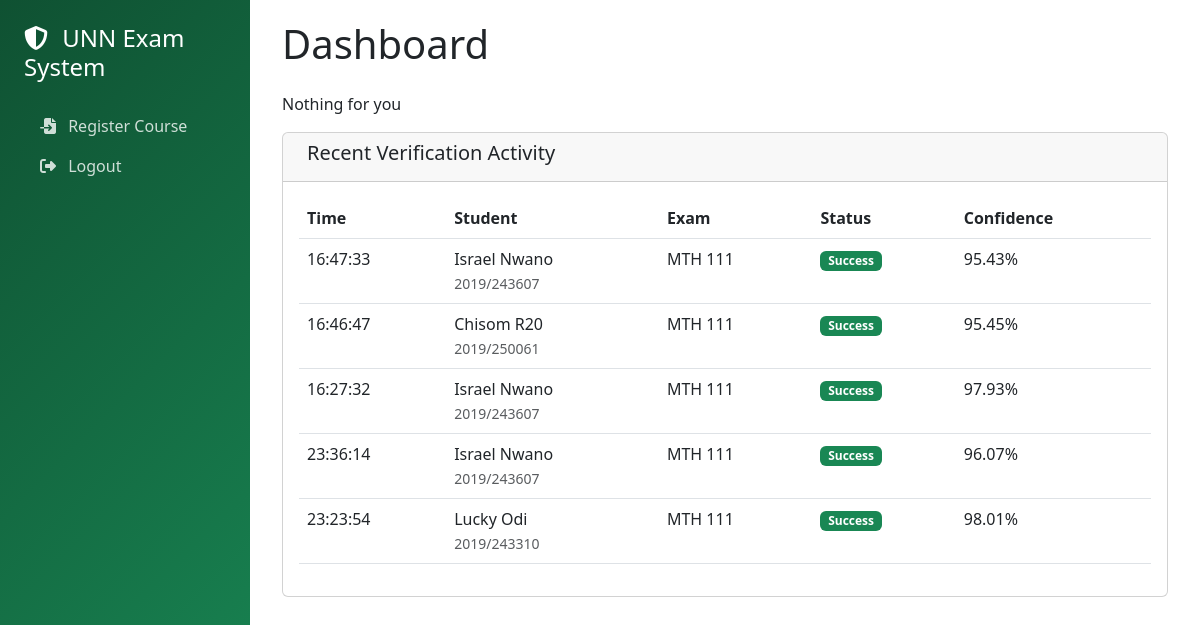
Page /dashboard on the earlier database version.
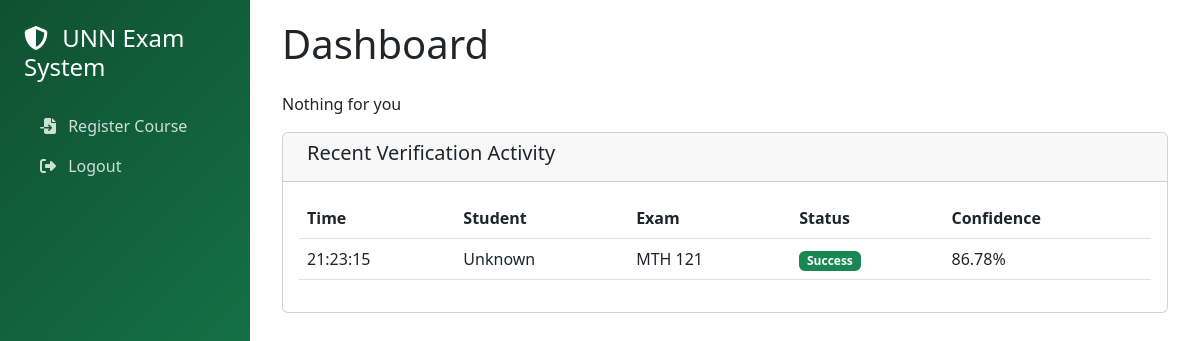
Same page on the later database version.
### app.py (models this page shows, shortened)
class VerificationAttempt(db.Model):
    __tablename__ = "verification_attempts"
    id: Mapped[int] = mapped_column(Integer, primary_key=True)
    exam_id: Mapped[int] = mapped_column(ForeignKey("exams.id", ondelete="CASCADE"), nullable=False, index=True)
    student_id: Mapped[Optional[int]] = mapped_column(ForeignKey("students.id", ondelete="SET NULL"), nullable=True,
                                                      index=True)
    template_matched: Mapped[Optional[int]] = mapped_column(ForeignKey("voiceprint_templates.id", ondelete="SET NULL"),
                                                            index=True)
    verification_timestamp: Mapped[datetime] = mapped_column(DateTime, default=lambda: datetime.now(timezone.utc),
                                                             index=True)
    verification_status: Mapped[str] = mapped_column(String(20), nullable=False)
    confidence_score: Mapped[Optional[Decimal]] = mapped_column(Numeric(5, 2))
    attempt_number: Mapped[int] = mapped_column(Integer, default=1)
    error_message: Mapped[Optional[str]] = mapped_column(Text)
    exam = relationship("Exam", back_populates="verifications")
    student = relationship("Student", back_populates="verification_attempts")
    matched_template = relationship("VoiceprintTemplate", back_populates="verification_attempts")

class Student(UserMixin, db.Model):
    __tablename__ = "students"
    id: Mapped[int] = mapped_column(Integer, primary_key=True)
    registration_number: Mapped[str] = mapped_column(String(20), unique=True, nullable=False, index=True)
    first_name: Mapped[str] = mapped_column(String(100), nullable=False)
    last_name: Mapped[str] = mapped_column(String(100), nullable=False)
    email: Mapped[Optional[str]] = mapped_column(String(255))
    department: Mapped[Optional[str]] = mapped_column(String(100))
    password: Mapped[str] = mapped_column(String(255), nullable=False)
    role: Mapped[str] = mapped_column(String(20), default="operator")
    is_active: Mapped[bool] = mapped_column(Boolean, default=True)
    created_at: Mapped[datetime] = mapped_column(DateTime, default=lambda: datetime.now(timezone.utc))
    last_login: Mapped[Optional[datetime]] = mapped_column(DateTime)
    voiceprints: Mapped[List["VoiceprintTemplate"]] = relationship(
        back_populates="student",
        lazy="selectin",
        cascade="all, delete-orphan"
    )
    registrations: Mapped[List["ExamRegistration"]] = relationship(
        back_populates="student",
        lazy="selectin",
        cascade="all, delete-orphan"
    )
    verification_attempts: Mapped[List["VerificationAttempt"]] = relationship(
        back_populates="student",
        lazy="selectin",
        cascade="all, delete-orphan"
    )
    attendance_records: Mapped[List["AttendanceRecord"]] = relationship(
        back_populates="student",
        lazy="selectin",
        cascade="all, delete-orphan"
    )

class Exam(db.Model):
    __tablename__ = "exams"
    id: Mapped[int] = mapped_column(Integer, primary_key=True)
    exam_code: Mapped[str] = mapped_column(String(20), nullable=False, unique=True, index=True)
    exam_title: Mapped[str] = mapped_column(String(255), nullable=False)
    exam_date: Mapped[date] = mapped_column(Date, nullable=False, index=True)
    start_time: Mapped[time] = mapped_column(Time, nullable=False)
    end_time: Mapped[Optional[time]] = mapped_column(Time)
    venue: Mapped[Optional[str]] = mapped_column(String(255))
    duration_minutes: Mapped[int] = mapped_column(Integer, default=180)
    status: Mapped[str] = mapped_column(String(20), default="scheduled", index=True)
    max_capacity: Mapped[Optional[int]] = mapped_column(Integer)
    created_at: Mapped[datetime] = mapped_column(DateTime, default=lambda: datetime.now(timezone.utc))
    updated_at: Mapped[datetime] = mapped_column(DateTime, default=lambda: datetime.now(timezone.utc),
                                                 onupdate=lambda: datetime.now(timezone.utc))
    registrations = relationship("ExamRegistration", back_populates="exam", cascade="all, delete-orphan")
    verifications = relationship("VerificationAttempt", back_populates="exam", cascade="all, delete-orphan")
    sessions = relationship("VerificationSession", back_populates="exam", cascade="all, delete-orphan")
    attendance_records = relationship("AttendanceRecord", back_populates="exam", cascade="all, delete-orphan")

### app.py (the view)
@app.route("/dashboard")
def dashboard():
    stats = {
        'total_students': db.session.execute(
            select(func.count()).select_from(Student)
        ).scalar(),
        'enrolled_fingerprints': db.session.execute(
            select(func.count(distinct(VoiceprintTemplate.student_id)))
        ).scalar(),
        'total_exams': db.session.execute(
            select(func.count()).select_from(Exam)
        ).scalar(),
        'active_exams': db.session.execute(
            select(func.count()).select_from(Exam).where(Exam.status == 'active')
        ).scalar()
    }
    stmt = select(
        VerificationAttempt,
        Student.registration_number,
        Student.first_name,
        Student.last_name,
        Exam.exam_code
    ).outerjoin(Student).join(Exam).order_by(
        VerificationAttempt.verification_timestamp.desc()
    ).limit(5)
    recent_verifications = db.session.execute(stmt).all()
    return render_template("dashboard.html",
                           stats=stats,
                           recent_verifications=recent_verifications,
                           current_user=current_user)

### templates/dashboard.html (shortened to what this page needs)
{% extends "base.html" %}
{% block content %}
<div class="container-fluid">
    <h1 class="mb-4">Dashboard</h1>
     {% if current_user.id == 1 %}
    <div class="row mb-4">
        <div class="col-md-3">
            <div class="card bg-primary text-white">
                <div class="card-body">
                    <h5>Total Students</h5>
                    <h2>{{ stats.total_students - 1 }}</h2>
                </div>
            </div>
        </div>
        <div class="col-md-3">
            <div class="card bg-success text-white">
                <div class="card-body">
                    <h5>Enrolled Voiceprints</h5>
                    <h2>{{ stats.enrolled_fingerprints }}</h2>
                </div>
            </div>
        </div>
        <div class="col-md-3">
            <div class="card bg-warning text-white">
                <div class="card-body">
                    <h5>Total Exams</h5>
                    <h2>{{ stats.total_exams }}</h2>
                </div>
            </div>
        </div>
        <div class="col-md-3">
            <div class="card bg-info text-white">
                <div class="card-body">
                    <h5>Active Exams</h5>
                    <h2>{{ stats.active_exams }}</h2>
                </div>
            </div>
        </div>
    </div>
    {% else %}
    <p>Nothing for you</p>
    {% endif %}
    <div class="card">
        <div class="card-header">
            <h5>Recent Verification Activity</h5>
        </div>
        <div class="card-body">
            <div class="table-responsive">
                <table class="table table-hover">
                    <thead>
                        <tr>
                            <th>Time</th>
                            <th>Student</th>
                            <th>Exam</th>
                            <th>Status</th>
                            <th>Confidence</th>
                        </tr>
                    </thead>
                    <tbody>
                        {% for attempt, reg_no, first_name, last_name, exam_code in recent_verifications %}
                        <tr>
                            <td>{{ attempt.verification_timestamp.strftime('%H:%M:%S') }}</td>
                            <td>
                                {% if first_name %}
                                    {{ first_name }} {{ last_name }}<br>
                                    <small class="text-muted">{{ reg_no }}</small>
                                {% else %}
                                    Unknown
                                {% endif %}
                            </td>
                            <td>{{ exam_code }}</td>
                            <td>
                                <span class="badge bg-{{ 'success' if attempt.verification_status == 'success' else 'danger' }}">
                                    {{ attempt.verification_status.title() }}
                                </span>
                            </td>
                            <td>{{ attempt.confidence_score or 'N/A' }}%</td>
                        </tr>
                        {% else %}
                        <tr>
                            <td colspan="5" class="text-center text-muted">No recent activity</td>
                        </tr>
                        {% endfor %}
                    </tbody>
                </table>
            </div>
        </div>
    </div>
</div>
{% endblock %}

Differences in the rows shown:
removed VerificationAttempt: verification_timestamp "16:47:33", first_name "Israel", last_name "Nwano", registration_number "2019/243607", exam_code "MTH 111", verification_status "Success", confidence_score "95.43"
removed VerificationAttempt: verification_timestamp "16:46:47", first_name "Chisom", last_name "R20", registration_number "2019/250061", exam_code "MTH 111", verification_status "Success", confidence_score "95.45"
removed VerificationAttempt: verification_timestamp "16:27:32", first_name "Israel", last_name "Nwano", registration_number "2019/243607", exam_code "MTH 111", verification_status "Success", confidence_score "97.93"
removed VerificationAttempt: verification_timestamp "23:36:14", first_name "Israel", last_name "Nwano", registration_number "2019/243607", exam_code "MTH 111", verification_status "Success", confidence_score "96.07"
removed VerificationAttempt: verification_timestamp "23:23:54", first_name "Lucky", last_name "Odi", registration_number "2019/243310", exam_code "MTH 111", verification_status "Success", confidence_score "98.01"
now on this page (row edited): VerificationAttempt: verification_timestamp "21:23:15", shows "Unknown", exam_code "MTH 121", verification_status "Success", confidence_score "86.78"
